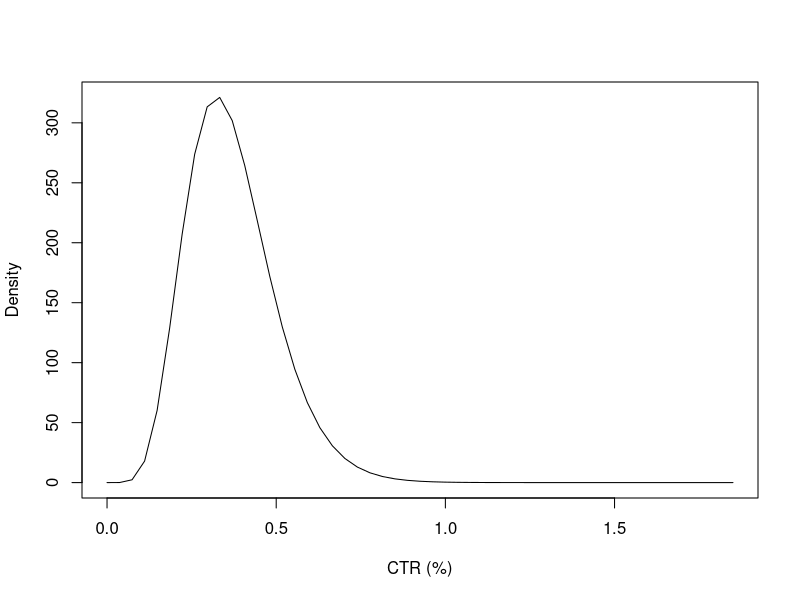

Reproduce this figure in R.
# Simulation experiments from the data we collected on CTRs of ads
# reference: http://www.marketingdistillery.com/2014/09/24/bayesian-modeling-of-click-through-rate-for-small-data/
### BAYESIAN SIMULATION
beta <- function(mu, v) {
  # return beta distribution for an ad
  # mu is the mean CTR for the ad
  # v is the sample size of the ad
  alpha <- mu*v
  beta <- (1-mu)*v
  
  # pritn variance in CTR
  cat('variance in CTR = ', variance_in_ctr <- mu*(1-mu)/v)
  
  # plot it
  s <- seq(0, 5*mu, 0.1*mu)
  plot(100*s, dbeta(s, alpha, beta), type="l", ylab="Density", xlab = "CTR (%)")
}

# plot the CTR distribution of an ad
beta(0.0037, 2155)


